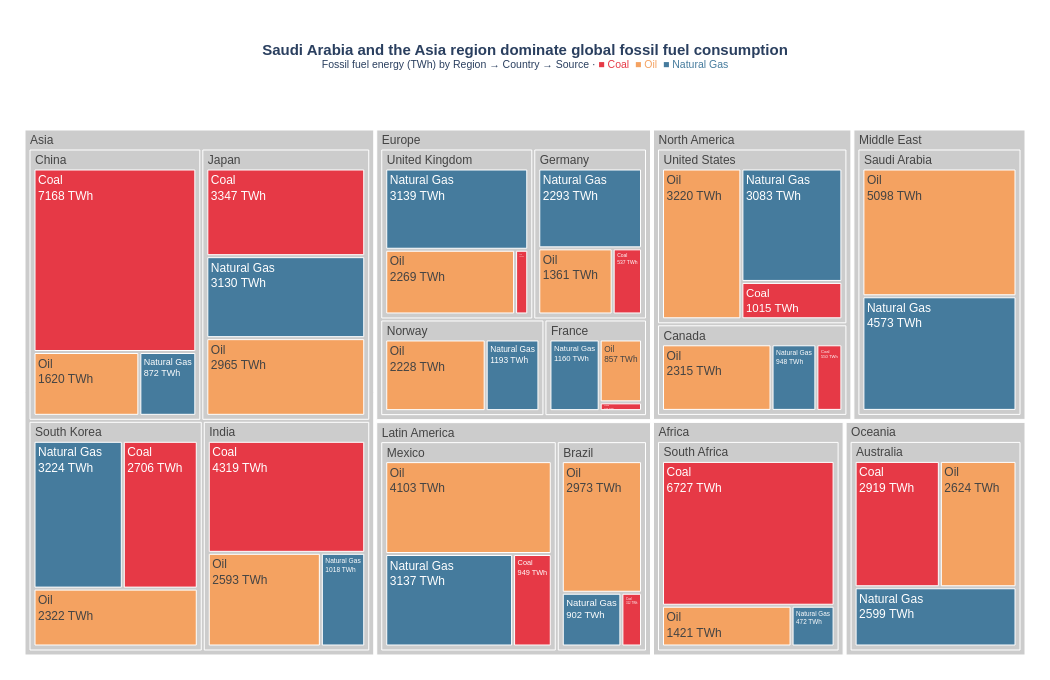

The code cell stored with this chart in its notebook:
### Markdown cell above
## Task 1 — Treemap: fossil fuel dependency by country

**What to build:** A treemap showing **fossil fuel TWh only**, broken down by Region → Country → Source (Coal / Oil / Natural Gas).

**Requirements:**
- Filter to fossil sources only before plotting
- Use `path=['Region', 'Country', 'Source']` for the hierarchy
- Colour encodes the fossil source type (Coal / Oil / Natural Gas) with a CVD-safe palette
- Show TWh values in labels — no percentages
- Grey out parent nodes (Region and Country level)
- Insight title naming which region or country is most fossil-dependent

> 💡 `df.loc[df['Source_Type'] == 'Fossil']`

### Code cell
# Task 1
# YOUR CODE HERE
import pandas as pd
import plotly.express as px

df = pd.read_csv('../data/global_energy_mix.csv')

source_category = {
    'Coal': 'Fossil', 'Oil': 'Fossil', 'Natural Gas': 'Fossil',
    'Nuclear': 'Low-carbon', 'Hydro': 'Low-carbon',
    'Wind': 'Renewable', 'Solar': 'Renewable', 'Other Renewables': 'Renewable'
}
df['Source_Type'] = df['Source'].map(source_category)

# Filter to fossil only
fossil = df.loc[df['Source_Type'] == 'Fossil'].copy()

# Find most fossil-dependent country and region for the title
top_country = fossil.groupby('Country')['TWh'].sum().idxmax()
top_region  = fossil.groupby('Region')['TWh'].sum().idxmax()

# CVD-safe colours per fossil source
COLOR_MAP = {
    'Coal':        '#E63946',   # red
    'Oil':         '#F4A261',   # orange
    'Natural Gas': '#457B9D',   # blue
}

# ── Treemap ───────────────────────────────────────────────────────────────────
fig = px.treemap(
    fossil,
    path=['Region', 'Country', 'Source'],   # Region → Country → Source hierarchy
    values='TWh',
    color='Source',
    color_discrete_map={
        **COLOR_MAP,
        # Grey out parent nodes (Region and Country levels)
        '(?)': '#CCCCCC'        # px.treemap uses '(?)' for parent node colour
    },
    custom_data=['TWh', 'Source']
)

# Show TWh in labels, no percentages
fig.update_traces(
    texttemplate='%{label}<br>%{value:.0f} TWh',
    textfont=dict(size=12, family='Arial'),
    hovertemplate=(
        '<b>%{label}</b><br>'
        'TWh: %{value:,.0f}<br>'
        'Parent: %{parent}<extra></extra>'
    ),
    marker=dict(
        pad=dict(t=20, l=5, r=5, b=5)
    )
)

fig.update_layout(
    title=dict(
        text=(
            f"<b>{top_country} and the {top_region} region dominate global fossil fuel consumption</b><br>"
            "<sup>Fossil fuel energy (TWh) by Region → Country → Source · "
            "<span style='color:#E63946'>■ Coal</span>  "
            "<span style='color:#F4A261'>■ Oil</span>  "
            "<span style='color:#457B9D'>■ Natural Gas</span></sup>"
        ),
        font=dict(size=15, family='Arial'),
        x=0.5, xanchor='center'
    ),
    font=dict(family='Arial', size=12),
    margin=dict(l=20, r=20, t=110, b=20),
    height=680, width=1050
)


fig.show()

### Figure 1 — Plotly figure (JSON) as saved in the notebook; plotly's stock layout.template omitted (floating-point values rounded to 4 significant figures; data arrays with more than 128 entries replaced by an {"elided": "..."} marker saying what was removed)
{"data": [{"branchvalues": "total", "customdata": {"elided": "65x2 mixed values"}, "domain": {"x": [0, 1], "y": [0, 1]}, "hovertemplate": "<b>%{label}</b><br>TWh: %{value:,.0f}<br>Parent: %{parent}<extra></extra>", "ids": ["Africa", "North America/United States", "Asia/China", "Europe/Germany", "Europe/France", "Europe/United Kingdom", "Asia/India", "Latin America/Brazil", "Oceania/Australia", "Middle East", "Asia/South Korea", "Asia/Japan", "Middle East/Saudi Arabia", "Africa/South Africa", "North America/Canada", "Latin America/Mexico", "North America", "Asia", "Europe", "Latin America", "Oceania", "Europe/Norway", "Latin America/Mexico/Coal", "North America/Canada/Coal", "Africa/South Africa/Coal", "Asia/South Korea/Coal", "North America/United States/Coal", "Latin America/Brazil/Coal", "Europe/France/Coal", "Asia/India/Coal", "Asia/Japan/Coal", "Asia/China/Coal", "Europe/Germany/Coal", "Europe/United Kingdom/Coal", "Oceania/Australia/Coal", "Europe/United Kingdom/Natural Gas", "Europe/Germany/Natural Gas", "Asia/India/Natural Gas", "Asia/Japan/Natural Gas", "Latin America/Brazil/Natural Gas", "Latin America/Mexico/Natural Gas", "North America/Canada/Natural Gas", "Africa/South Africa/Natural Gas", "Oceania/Australia/Natural Gas", "Middle East/Saudi Arabia/Natural Gas", "Europe/Norway/Natural Gas", "North America/United States/Natural Gas", "Asia/South Korea/Natural Gas", "Asia/China/Natural Gas", "Europe/France/Natural Gas", "Asia/China/Oil", "Europe/Germany/Oil", "North America/United States/Oil", "Asia/Japan/Oil", "Europe/United Kingdom/Oil", "Asia/India/Oil", "Latin America/Brazil/Oil", "Latin America/Mexico/Oil", "North America/Canada/Oil", "Oceania/Australia/Oil", "Africa/South Africa/Oil", "Europe/Norway/Oil", "Asia/South Korea/Oil", "Europe/France/Oil", "Middle East/Saudi Arabia/Oil"], "labels": ["Africa", "United States", "China", "Germany", "France", "United Kingdom", "India", "Brazil", "Australia", "Middle East", "South Korea", "Japan", "Saudi Arabia", "South Africa", "Canada", "Mexico", "North America", "Asia", "Europe", "Latin America", "Oceania", "Norway", "Coal", "Coal", "Coal", "Coal", "Coal", "Coal", "Coal", "Coal", "Coal", "Coal", "Coal", "Coal", "Coal", "Natural Gas", "Natural Gas", "Natural Gas", "Natural Gas", "Natural Gas", "Natural Gas", "Natural Gas", "Natural Gas", "Natural Gas", "Natural Gas", "Natural Gas", "Natural Gas", "Natural Gas", "Natural Gas", "Natural Gas", "Oil", "Oil", "Oil", "Oil", "Oil", "Oil", "Oil", "Oil", "Oil", "Oil", "Oil", "Oil", "Oil", "Oil", "Oil"], "marker": {"colors": ["#CCCCCC", "#CCCCCC", "#CCCCCC", "#CCCCCC", "#CCCCCC", "#CCCCCC", "#CCCCCC", "#CCCCCC", "#CCCCCC", "#CCCCCC", "#CCCCCC", "#CCCCCC", "#CCCCCC", "#CCCCCC", "#CCCCCC", "#CCCCCC", "#CCCCCC", "#CCCCCC", "#CCCCCC", "#CCCCCC", "#CCCCCC", "#CCCCCC", "#E63946", "#E63946", "#E63946", "#E63946", "#E63946", "#E63946", "#E63946", "#E63946", "#E63946", "#E63946", "#E63946", "#E63946", "#E63946", "#457B9D", "#457B9D", "#457B9D", "#457B9D", "#457B9D", "#457B9D", "#457B9D", "#457B9D", "#457B9D", "#457B9D", "#457B9D", "#457B9D", "#457B9D", "#457B9D", "#457B9D", "#F4A261", "#F4A261", "#F4A261", "#F4A261", "#F4A261", "#F4A261", "#F4A261", "#F4A261", "#F4A261", "#F4A261", "#F4A261", "#F4A261", "#F4A261", "#F4A261", "#F4A261"], "pad": {"b": 5, "l": 5, "r": 5, "t": 20}}, "name": "", "parents": ["", "North America", "Asia", "Europe", "Europe", "Europe", "Asia", "Latin America", "Oceania", "", "Asia", "Asia", "Middle East", "Africa", "North America", "Latin America", "", "", "", "", "", "Europe", "Latin America/Mexico", "North America/Canada", "Africa/South Africa", "Asia/South Korea", "North America/United States", "Latin America/Brazil", "Europe/France", "Asia/India", "Asia/Japan", "Asia/China", "Europe/Germany", "Europe/United Kingdom", "Oceania/Australia", "Europe/United Kingdom", "Europe/Germany", "Asia/India", "Asia/Japan", "Latin America/Brazil", "Latin America/Mexico", "North America/Canada", "Africa/South Africa", "Oceania/Australia", "Middle East/Saudi Arabia", "Europe/Norway", "North America/United States", "Asia/South Korea", "Asia/China", "Europe/France", "Asia/China", "Europe/Germany", "North America/United States", "Asia/Japan", "Europe/United Kingdom", "Asia/India", "Latin America/Brazil", "Latin America/Mexico", "North America/Canada", "Oceania/Australia", "Africa/South Africa", "Europe/Norway", "Asia/South Korea", "Europe/France", "Middle East/Saudi Arabia"], "textfont": {"family": "Arial", "size": 12}, "texttemplate": "%{label}<br>%{value:.0f} TWh", "type": "treemap", "values": [8620.0, 7318.0, 9660.0, 4191.0, 2137.0, 5638.0, 7930.0, 4187.0, 8142.0, 9671.0, 8252.0, 9442.0, 9671.0, 8620.0, 3813.0, 8189.0, 11130.0, 35280.0, 15390.0, 12380.0, 8142.0, 3421.0, 949.0, 550.0, 6727.0, 2706.0, 1015.0, 312.0, 120.0, 4319.0, 3347.0, 7168.0, 537.0, 230.0, 2919.0, 3139.0, 2293.0, 1018.0, 3130.0, 902.0, 3137.0, 948.0, 472.0, 2599.0, 4573.0, 1193.0, 3083.0, 3224.0, 872.0, 1160.0, 1620.0, 1361.0, 3220.0, 2965.0, 2269.0, 2593.0, 2973.0, 4103.0, 2315.0, 2624.0, 1421.0, 2228.0, 2322.0, 857.0, 5098.0]}], "layout": {"font": {"family": "Arial", "size": 12}, "height": 680, "legend": {"tracegroupgap": 0}, "margin": {"b": 20, "l": 20, "r": 20, "t": 110}, "title": {"font": {"family": "Arial", "size": 15}, "text": "<b>Saudi Arabia and the Asia region dominate global fossil fuel consumption</b><br><sup>Fossil fuel energy (TWh) by Region → Country → Source · <span style='color:#E63946'>■ Coal</span>  <span style='color:#F4A261'>■ Oil</span>  <span style='color:#457B9D'>■ Natural Gas</span></sup>", "x": 0.5, "xanchor": "center"}, "width": 1050}}
